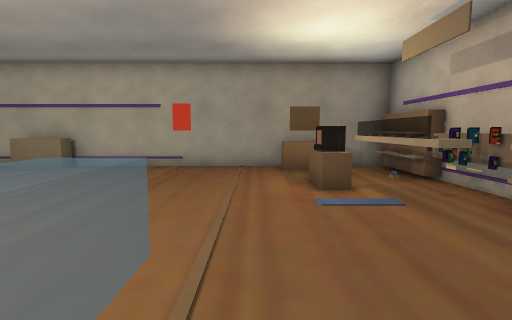
[1] (above)

16 first-person views from a walk through a level from a Godot 3-D game. The camera is 1.2 m above the floor, tilts 6° down and sees 85° across. The floor is counted in squares, 1 m on a side. Each view is taken from the middle of a square. On the plan, view 1 faces up. The plan holds only what a view shows up to about 13 squares ahead; the rest is blank. Door leaves are left out where a doorway can be walked through. Some surface patterns are stand-ins.

[2]
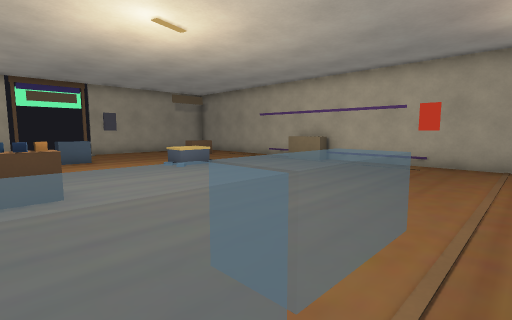

[3]
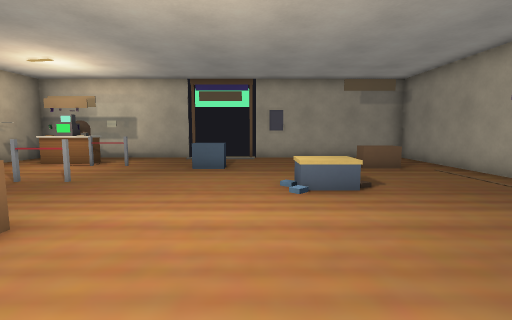

[4]
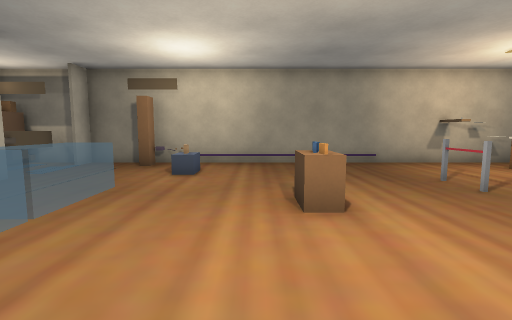

[5]
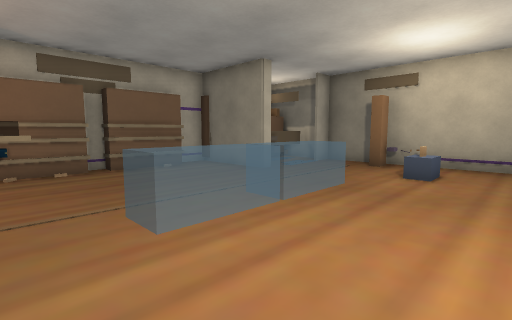

[6]
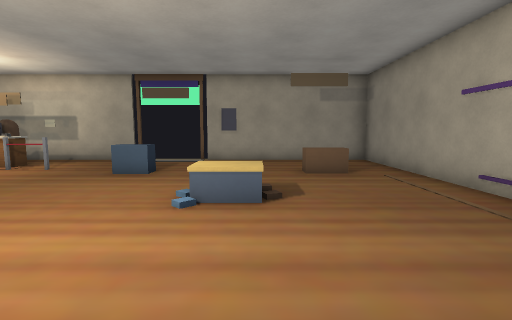

[7]
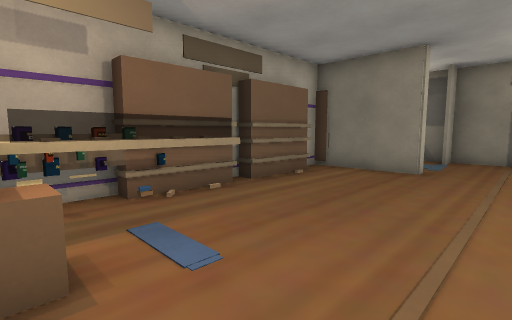

[8]
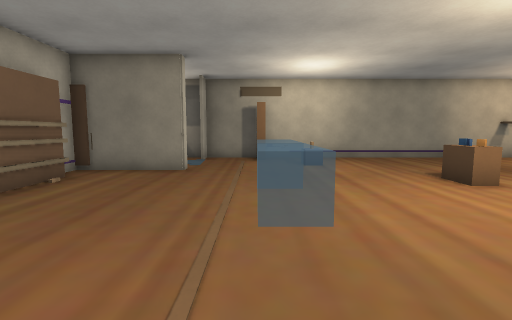

[9]
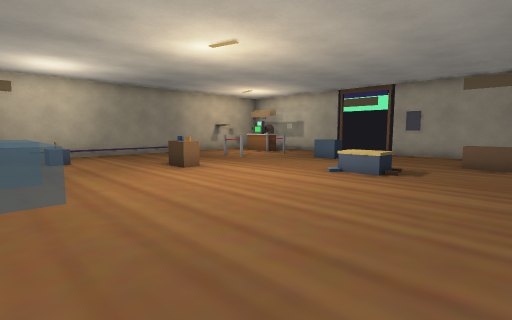

[10]
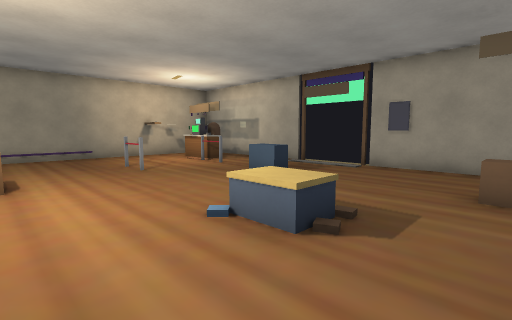

[11]
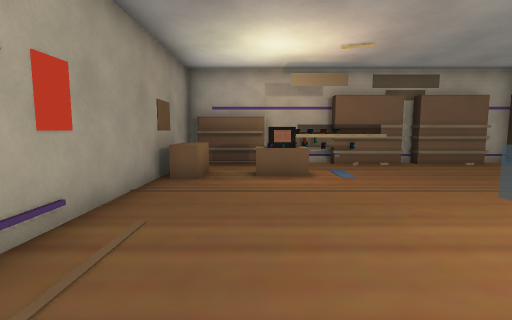

[12]
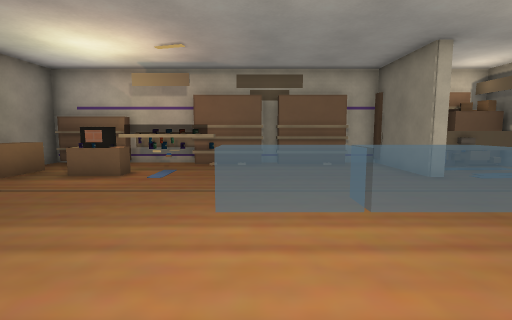

[13]
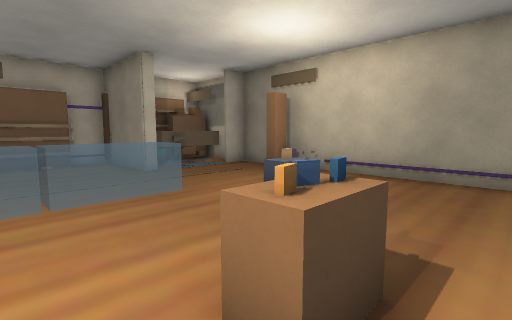

[14]
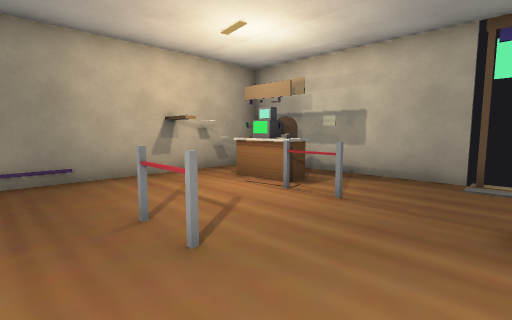

[15]
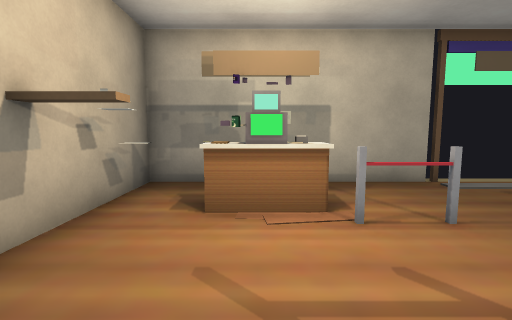

[16]
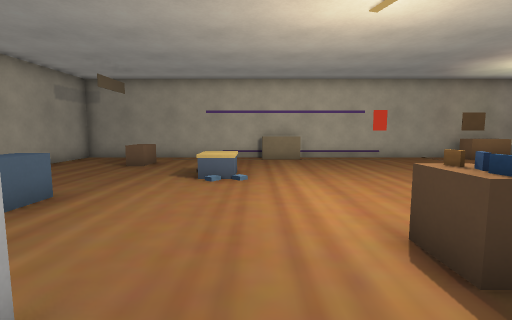

### Floor plan
Key: @ floor where view 1 was taken; # wall or solid block; . floor; D door; = window, fence, low wall or low ledge; ^ raised ledge; B block; S shelf; A box; O other object.
Columns run from 16 left of view 1 to 5 right of it. Each row starts with its distance up from view 1.
 10 ######################
  9 #........BB......BB.S#
  8 #...................S#
  7 #...B.............O.S#
  6 #.................S.S#
  5 #......O..........S.S#
  4 #......O..........S.##
  3 DD................S.#
  2 DD..^.........^^....#
  1 DD..^.........^^....#
  0 DD........^...^^@...#
 -1 #.........^...^^....##
 -2 #...#..=.............#
 -3 #..O..............####
 -4 #.^#.........O....OA#
 -5 #.==...............AO
 -6 #..^O.........#O.#.OO
 -7 ####O################

Where each view was taken, in squares from view 1:
view 1: 0 up, 0 right, facing up
view 2: 1 down, 0 right, facing up-left
view 3: 3 up, 3 left, facing left
view 4: 4 up, 5 left, facing down
view 5: 4 up, 5 left, facing down-right
view 6: 5 up, 4 left, facing left
view 7: 6 up, 1 left, facing down-right
view 8: 6 up, 1 left, facing down
view 9: 8 up, 1 left, facing down-left
view 10: 7 up, 6 left, facing down-left
view 11: 7 up, 6 left, facing right
view 12: 2 up, 6 left, facing right
view 13: 1 up, 7 left, facing down-right
view 14: 1 up, 8 left, facing down-left
view 15: 4 down, 9 left, facing left
view 16: 3 down, 8 left, facing up
